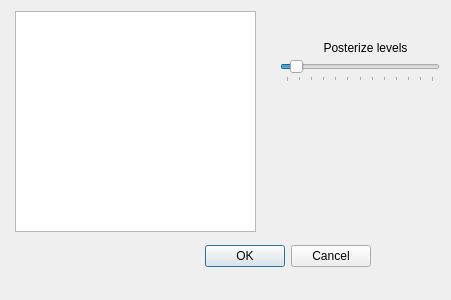
<?xml version="1.0" encoding="UTF-8"?>
<ui version="4.0">
 <class>PosterizeDialog</class>
 <widget class="QDialog" name="PosterizeDialog">
  <property name="geometry">
   <rect>
    <x>0</x>
    <y>0</y>
    <width>451</width>
    <height>300</height>
   </rect>
  </property>
  <property name="windowTitle">
   <string>Dialog</string>
  </property>
  <widget class="QDialogButtonBox" name="buttonBox">
   <property name="geometry">
    <rect>
     <x>30</x>
     <y>240</y>
     <width>341</width>
     <height>32</height>
    </rect>
   </property>
   <property name="orientation">
    <enum>Qt::Horizontal</enum>
   </property>
   <property name="standardButtons">
    <set>QDialogButtonBox::Cancel|QDialogButtonBox::Ok</set>
   </property>
  </widget>
  <widget class="QGraphicsView" name="graphicsView">
   <property name="geometry">
    <rect>
     <x>15</x>
     <y>11</y>
     <width>241</width>
     <height>221</height>
    </rect>
   </property>
  </widget>
  <widget class="QSlider" name="horizontalSlider">
   <property name="geometry">
    <rect>
     <x>280</x>
     <y>60</y>
     <width>160</width>
     <height>22</height>
    </rect>
   </property>
   <property name="maximumSize">
    <size>
     <width>16777215</width>
     <height>22</height>
    </size>
   </property>
   <property name="minimum">
    <number>2</number>
   </property>
   <property name="maximum">
    <number>50</number>
   </property>
   <property name="value">
    <number>5</number>
   </property>
   <property name="orientation">
    <enum>Qt::Horizontal</enum>
   </property>
   <property name="invertedAppearance">
    <bool>false</bool>
   </property>
   <property name="invertedControls">
    <bool>false</bool>
   </property>
   <property name="tickPosition">
    <enum>QSlider::TicksBelow</enum>
   </property>
   <property name="tickInterval">
    <number>4</number>
   </property>
  </widget>
  <widget class="QLabel" name="label">
   <property name="geometry">
    <rect>
     <x>320</x>
     <y>40</y>
     <width>91</width>
     <height>16</height>
    </rect>
   </property>
   <property name="maximumSize">
    <size>
     <width>16777215</width>
     <height>16</height>
    </size>
   </property>
   <property name="text">
    <string>Posterize levels</string>
   </property>
   <property name="alignment">
    <set>Qt::AlignCenter</set>
   </property>
  </widget>
 </widget>
 <resources/>
 <connections>
  <connection>
   <sender>buttonBox</sender>
   <signal>accepted()</signal>
   <receiver>PosterizeDialog</receiver>
   <slot>accept()</slot>
   <hints>
    <hint type="sourcelabel">
     <x>248</x>
     <y>254</y>
    </hint>
    <hint type="destinationlabel">
     <x>157</x>
     <y>274</y>
    </hint>
   </hints>
  </connection>
  <connection>
   <sender>buttonBox</sender>
   <signal>rejected()</signal>
   <receiver>PosterizeDialog</receiver>
   <slot>reject()</slot>
   <hints>
    <hint type="sourcelabel">
     <x>316</x>
     <y>260</y>
    </hint>
    <hint type="destinationlabel">
     <x>286</x>
     <y>274</y>
    </hint>
   </hints>
  </connection>
 </connections>
</ui>
